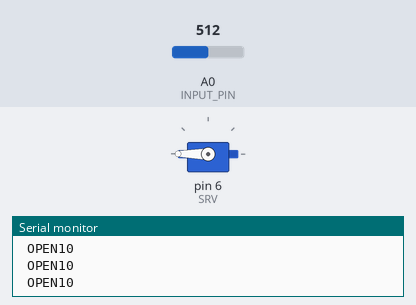
Simulated run of this sketch. Board: Arduino Uno, built with avr-gcc and run on an emulated ATmega328P. Parts: servo, the last lines printed to the serial monitor. The inputs (shaded band) are chosen by the test bench; at power-on: A0 (INPUT_PIN) = 512.

Above: at 1.2 s.
1.3 s: A0 (INPUT_PIN) set to 528
At 2.8 s:
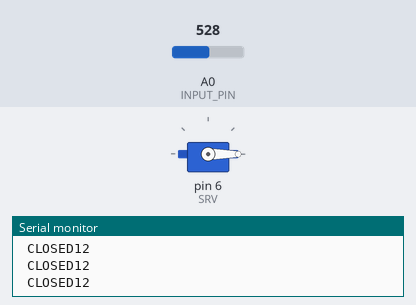
4.3 s: A0 (INPUT_PIN) set to 14
At 5.18 s:
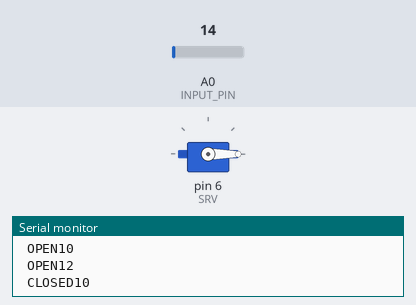
6.5 s: A0 (INPUT_PIN) set to 11
8.0 s: A0 (INPUT_PIN) set to 716
At 9.3 s:
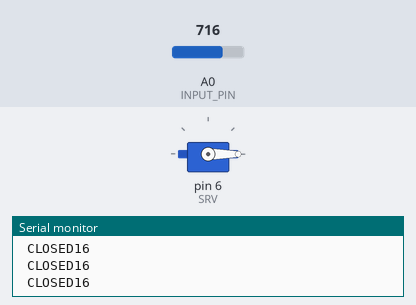
Timing chart, 0 to 11.0 s (numbered marks = the images above; inputs shaded):
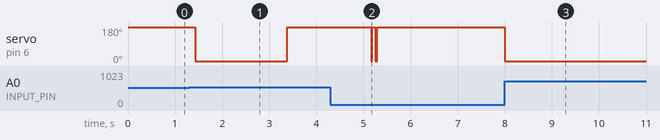

The sketch:

EMG-test.ino
```cpp
// EMG Envelop - Muscle BioAmp Candy
// https://github.com/upsidedownlabs/Muscle-BioAmp-Candy

// Upside Down Labs invests time and resources providing this open source code,
// please support Upside Down Labs and open-source hardware by purchasing
// products from Upside Down Labs!

// Copyright (c) 2021-2022 Upside Down Labs - contact@upsidedownlabs.tech

// Permission is hereby granted, free of charge, to any person obtaining a copy
// of this software and associated documentation files (the "Software"), to deal
// in the Software without restriction, including without limitation the rights
// to use, copy, modify, merge, publish, distribute, sublicense, and/or sell
// copies of the Software, and to permit persons to whom the Software is
// furnished to do so, subject to the following conditions:

// The above copyright notice and this permission notice shall be included in all
// copies or substantial portions of the Software.

// THE SOFTWARE IS PROVIDED "AS IS", WITHOUT WARRANTY OF ANY KIND, EXPRESS OR
// IMPLIED, INCLUDING BUT NOT LIMITED TO THE WARRANTIES OF MERCHANTABILITY,
// FITNESS FOR A PARTICULAR PURPOSE AND NONINFRINGEMENT. IN NO EVENT SHALL THE
// AUTHORS OR COPYRIGHT HOLDERS BE LIABLE FOR ANY CLAIM, DAMAGES OR OTHER
// LIABILITY, WHETHER IN AN ACTION OF CONTRACT, TORT OR OTHERWISE, ARISING FROM,
// OUT OF OR IN CONNECTION WITH THE SOFTWARE OR THE USE OR OTHER DEALINGS IN THE
// SOFTWARE.
#include <Servo.h>
#define SAMPLE_RATE 500
#define BAUD_RATE 115200
#define INPUT_PIN A0
#define BUFFER_SIZE 128

int circular_buffer[BUFFER_SIZE];
int data_index, sum;

Servo SRV;

void setup() {
  // Serial connection begin
  Serial.begin(BAUD_RATE);
  SRV.attach(6);
  SRV.write(0);
}

void loop() {
  // Calculate elapsed time
  static unsigned long past = 0;
  unsigned long present = micros();
  unsigned long interval = present - past;
  past = present;

  // Run timer
  static long timer = 0;
  timer -= interval;

  // Sample and get envelop
  if(timer < 0) {
    timer += 1000000 / SAMPLE_RATE;
    int sensor_value = analogRead(INPUT_PIN);
    int signal = EMGFilter(sensor_value);
    int envelop = getEnvelop(abs(signal));
//    Serial.print(signal);
//    Serial.print("envelop");
    Serial.println(envelop);
    if(envelop > 10){
     Serial.print(" CLOSED");
      SRV.write(0);
    }else{
     Serial.print(" OPEN");
      SRV.write(180);
    }
//      int val = map(envelop, 0, 30, 0, 180);
//      SRV.write(val);
  }
}

// Envelop detection algorithm
int getEnvelop(int abs_emg){
  sum -= circular_buffer[data_index];
  sum += abs_emg;
  circular_buffer[data_index] = abs_emg;
  data_index = (data_index + 1) % BUFFER_SIZE;
  return (sum/BUFFER_SIZE) * 2;
}

// Band-Pass Butterworth IIR digital filter, generated using filter_gen.py.
// Sampling rate: 500.0 Hz, frequency: [74.5, 149.5] Hz.
// Filter is order 4, implemented as second-order sections (biquads).
// Reference:
// https://docs.scipy.org/doc/scipy/reference/generated/scipy.signal.butter.html
// https://courses.ideate.cmu.edu/16-223/f2020/Arduino/FilterDemos/filter_gen.py
float EMGFilter(float input)
{
  float output = input;
  {
    static float z1, z2; // filter section state
    float x = output - 0.05159732*z1 - 0.36347401*z2;
    output = 0.01856301*x + 0.03712602*z1 + 0.01856301*z2;
    z2 = z1;
    z1 = x;
  }
  {
    static float z1, z2; // filter section state
    float x = output - -0.53945795*z1 - 0.39764934*z2;
    output = 1.00000000*x + -2.00000000*z1 + 1.00000000*z2;
    z2 = z1;
    z1 = x;
  }
  {
    static float z1, z2; // filter section state
    float x = output - 0.47319594*z1 - 0.70744137*z2;
    output = 1.00000000*x + 2.00000000*z1 + 1.00000000*z2;
    z2 = z1;
    z1 = x;
  }
  {
    static float z1, z2; // filter section state
    float x = output - -1.00211112*z1 - 0.74520226*z2;
    output = 1.00000000*x + -2.00000000*z1 + 1.00000000*z2;
    z2 = z1;
    z1 = x;
  }
  return output;
}
```

Measured:
- the behaviour switches between 518 and 519 on A0 (INPUT_PIN) (found by bisection; images 0 and 1)
- after the input at 1.3 s, servo on pin 6 (SRV): 180° → 0° after 0.13 s, → 180° 2.0 s later
- after the input at 4.3 s, servo on pin 6 (SRV): alternates 180° for 0.06 s and 0° for 0.03 s, 4 changes in all, then stays 180°, starting after 0.87 s
- after the input at 8.0 s, servo on pin 6 (SRV): 180° → 0° at once
